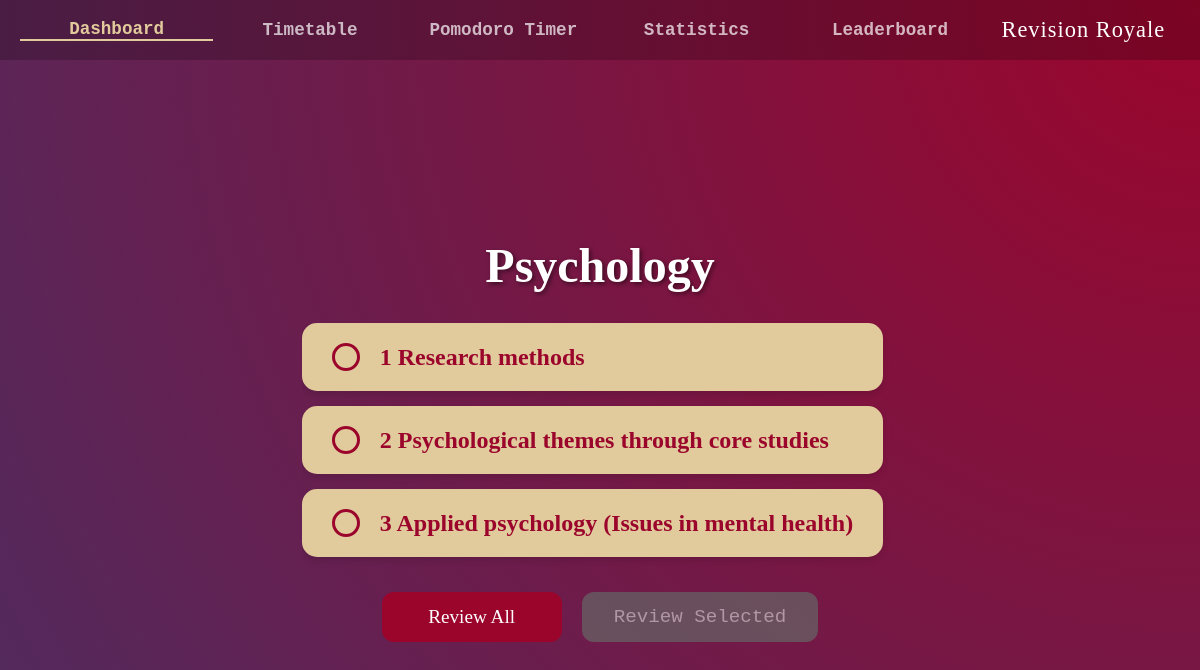
Screenshot of /deck_selection?SubjectID=4 with the database file from the repository.
### tables this page shows
CREATE TABLE Subjects
(SubjectID INTEGER PRIMARY KEY AUTOINCREMENT,
SubjectName TEXT,
ExamBoard TEXT,
TimeSpent INTEGER,
LastReviewed INTEGER,
Priority REAL,
Username TEXT,
FOREIGN KEY(Username) REFERENCES Users(Username));

CREATE TABLE Decks
(DeckID INTEGER PRIMARY KEY AUTOINCREMENT,
DeckName TEXT,
Username TEXT,
SubjectID TEXT,
FOREIGN KEY(Username) REFERENCES Users(Username),
FOREIGN KEY(SubjectID) REFERENCES Subjects(SubjectID));

### app.py (the view)
@app.route("/deck_selection", methods=["GET"])
def DeckSelectionPage():
    AuthHandling(session)
    Subject = ProgramDatabase.GetRecord("Subjects", AttributeValue("SubjectID", "INTEGER", request.args.get('SubjectID')))
    Subject.ChangeAttribute("LastReviewed", int(time.time()))
    ProgramDatabase.SaveRecord(Subject)
    Decks = ProgramDatabase.GetAllRecords("Decks", AttributeValue("SubjectID", "INTEGER", Subject.GetPrimaryKey().Value))
    DecksData = []
    for Deck in Decks:
        DecksData.append(Deck.ConvertToDictionary())
    return render_template("authenticated/subjects/deck_selection.html", ActivePage="dashboard", SubjectName=Subject.GetAttribute('SubjectName').Value, DecksData=DecksData)

### app.py (called while the page is built, shortened)
def AuthHandling(Session):
    global CurrentUser
    if "user" not in Session:
        return redirect("/login")

### modules.py (called while the page is built)
def GetAttributeValueFromList(Attributes: list[AttributeValue], Name: str) -> AttributeValue:
    for Attribute in Attributes:
        if Attribute.Name == Name:
            return Attribute
    return None

    def IsEmpty(self) -> bool:
        return (self.TableName == "" or self.PrimaryKey == None)

    def GetTableName(self) -> str:
        return self.TableName

    def GetPrimaryKey(self) -> AttributeValue:
        return self.PrimaryKey

    def GetAttributes(self) -> list[AttributeValue]:
        return self.Attributes

    def ChangeAttribute(self, Name: str, Value: any) -> None:
        CurrentAttributes: list[AttributeValue] = self.Attributes
        if Name == self.PrimaryKey.Name:
            return
        for Attribute in CurrentAttributes:
            if Attribute.Name == Name:
                Attribute.Value = Value
        self.Attributes = CurrentAttributes

    def GetAttribute(self, Name: str) -> AttributeValue:
        return GetAttributeValueFromList(self.Attributes, Name)

    def ConvertToDictionary(self) -> dict:
        ReturnDictionary = {}
        for Attribute in self.GetAttributes():
            ReturnDictionary[Attribute.Name] = Attribute.Value
        ReturnDictionary[self.PrimaryKey.Name] = self.PrimaryKey.Value
        return ReturnDictionary

### templates/authenticated/subjects/deck_selection.html (shortened to what this page needs)
{% extends "authenticated/authenticated_base.html" %}
{% block app_content %}
<div class="selection-container">
    <h1 class="page-title">{{ SubjectName }}</h1>
    <div class="deck-list-container">
        {% if DecksData %}
            {% for Deck in DecksData %}
            <div class="deck-card">
                <div class="selection-circle" data-id="{{ Deck['DeckID']}}" onclick="ToggleSelection(this)"></div>
                <a href="/flashcard_selection?DeckID={{Deck['DeckID']}}" class="deck-card-link">
                    <div class="subject-info">
                        <h2 class="subject-name">{{ Deck['DeckName'] }}</h2>
                    </div>
                </a>
            </div>
            {% endfor %}
        {% endif %}
    </div>
    <div class="review-actions">
        <button class="btn" id="btn-review-all" onclick="ReviewAll()">Review All</button>
        <button class="btn disabled-btn" id="btn-review-selected" onclick="ReviewSelected()">Review Selected</button>
    </div>
</div>
{% endblock %}

### static/style.css (style rules this page uses)
* { margin: 0; padding: 0; box-sizing: border-box; }
body { height: 100vh; display: flex; justify-content: center; align-items: center; color: white; font-family: 'Courier New', Courier, monospace; background: radial-gradient(circle at top right, #9b052cff, #502b5fff); text-align: center; }
h1 { font-family: 'Royale', 'Courier New', serif; font-size: 5rem; margin-bottom: 5px; }
.btn { background-color: #9b052cff; color: white; padding: 12px 30px; border: none; border-radius: 12px; font-family: 'Consolas', serif; font-size: 1.2rem; cursor: pointer; text-decoration: none; transition: transform 0.2s, background 0.2s; min-width: 180px; text-align: center; }
.page-title { font-family: 'Consolas', serif; font-size: 3rem; margin-bottom: 30px; text-shadow: 2px 2px 4px rgba(0,0,0,0.5); }
.subject-info { display: flex; align-items: center; gap: 15px; }
.subject-name { font-family: 'Consolas', serif; font-size: 1.5rem; color: #9b052cff; margin-bottom: 0; margin-right: 0; }
.deck-list-container { width: 100%; max-height: 60vh; overflow-y: auto; padding-right: 15px; scrollbar-width: thin; scrollbar-color: #e1ca9bff #9b052cff; }
.deck-card { background-color: #e1ca9bff; padding: 20px 30px; border-radius: 15px; margin-bottom: 15px; display: flex; align-items: center; gap: 20px; box-shadow: 0 4px 6px rgba(0,0,0,0.1); transition: transform 0.2s; }
.deck-card-link { text-decoration: none; }
.selection-circle { width: 28px; height: 28px; border-radius: 50%; border: 3px solid #9b052cff; background-color: transparent; cursor: pointer; transition: background-color 0.2s, transform 0.1s; flex-shrink: 0; }
.review-actions { display: flex; justify-content: center; gap: 20px; margin-top: 20px; width: 100%; }
.disabled-btn { background-color: #666; color: #ccc; border: 2px solid #666; cursor: not-allowed; opacity: 0.7; padding: 12px 30px; border-radius: 12px; font-size: 1.2rem; font-family: inherit; min-width: 180px; }

### rows the page displays
Subjects: SubjectName "Psychology"
Decks: DeckName "1 Research methods"
Decks: DeckName "2 Psychological themes through core studies"
Decks: DeckName "3 Applied psychology (Issues in mental health)"
